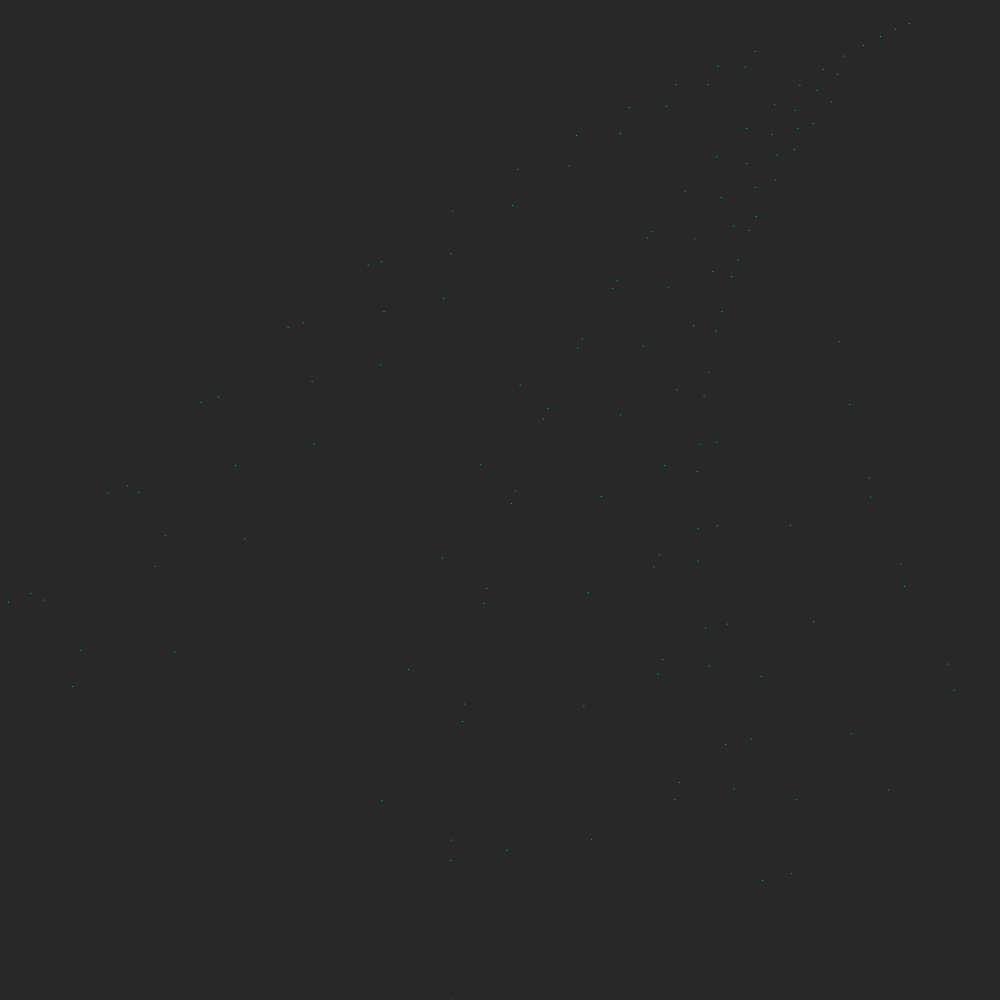
Frame 1 (no input)
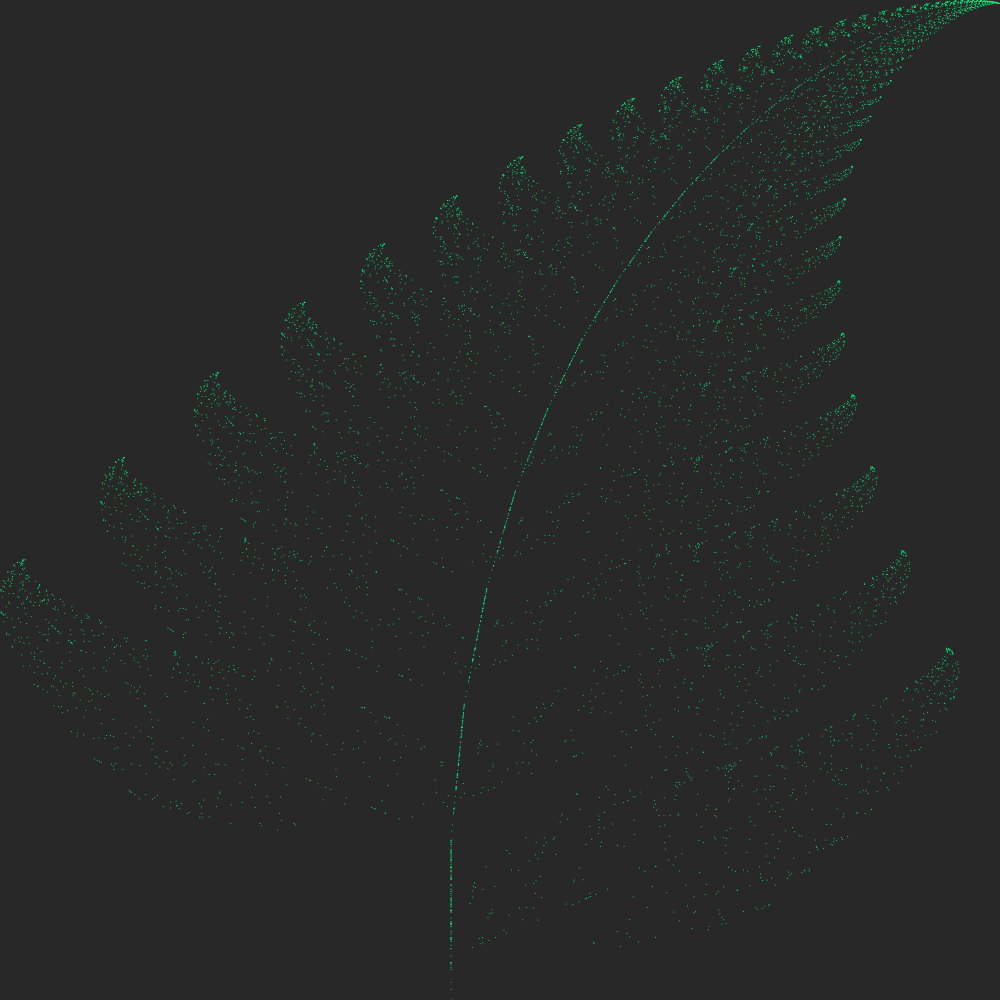
Frame 60 (no input)
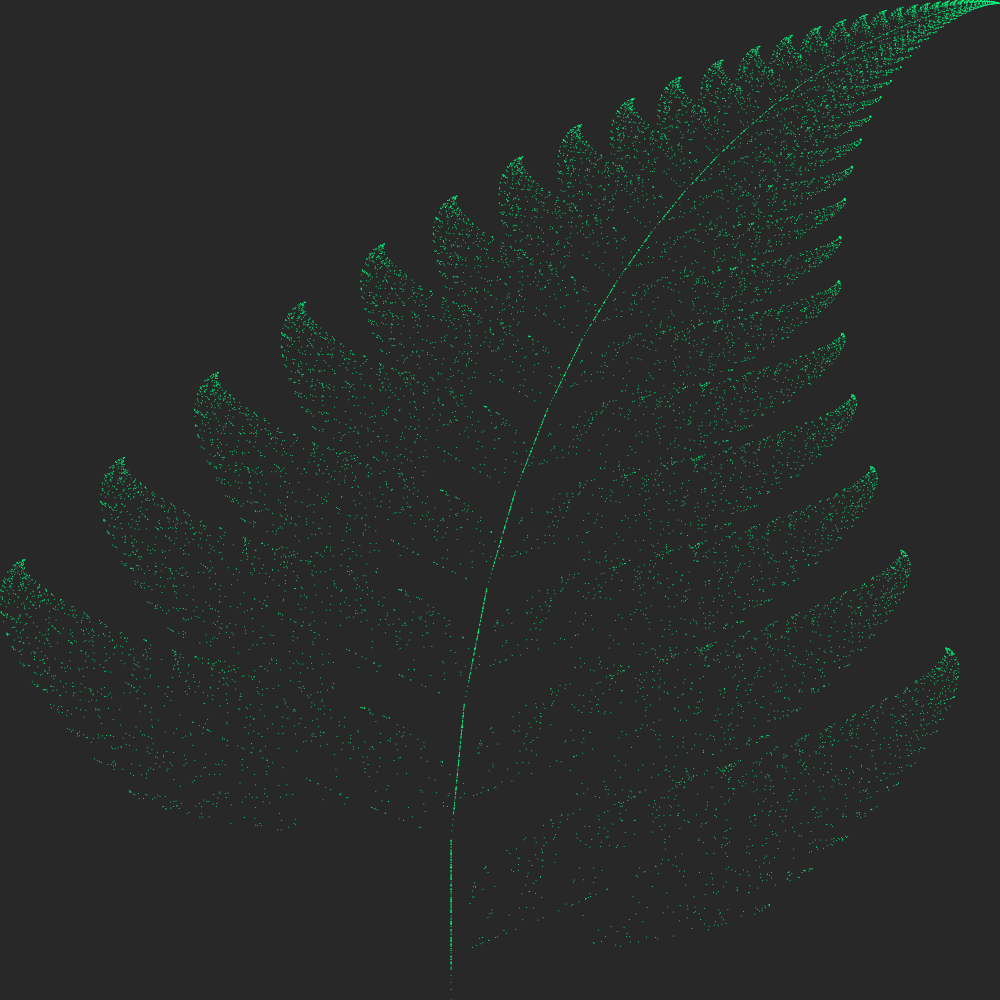
Frame 120 (the mouse pressed at the canvas centre since frame 60)

The p5.js sketch that drew these frames (run headless with seeded random() and noise() and a simulated clock; from frame 60 on, the mouse is pressed at the canvas centre):

// p5.js sketch
// ── sketch.js
// References:
// https://en.wikipedia.org/wiki/Barnsley_fern

let x = [0, 0],
    y = [0, 0];

function setup() {
  
  const length = min(innerWidth, innerHeight)
  createCanvas(length, length).center('horizontal')
  background(40)
  

}

function draw() {
  stroke('springgreen')
  strokeWeight(1)
  for (let i = 0; i < 140; i++) {
    let scaleX = map(x[0], -2.1820, 2.6558, 0, width),
        scaleY = map(y[0], 0, 9.9983, height, 0)
    point(scaleX, scaleY)
    getNextPoint()
  }
}

function getNextPoint() {
  let sample = random(0, 1)
  if (sample <= 0.01) {
    x[1] = 0.00
    y[1] = 0.16*y[0]
  } else if (sample <= 0.86) {
    x[1] = 0.85*x[0] + 0.04*y[0]
    y[1] = -0.04*x[0] + 0.85*y[0] + 1.60
  } else if (sample <= 0.93) {
    x[1] = 0.20*x[0] - 0.26*y[0]
    y[1] = 0.23*x[0] + 0.22*y[0] + 1.60
  } else {
    x[1] = -0.15*x[0] + 0.28*y[0]
    y[1] = 0.26*x[0] + 0.24*y[0] + 0.44
  } 
  x[0] = x[1]
  y[0] = y[1]
}

function drawPoint() {
  let 
}
